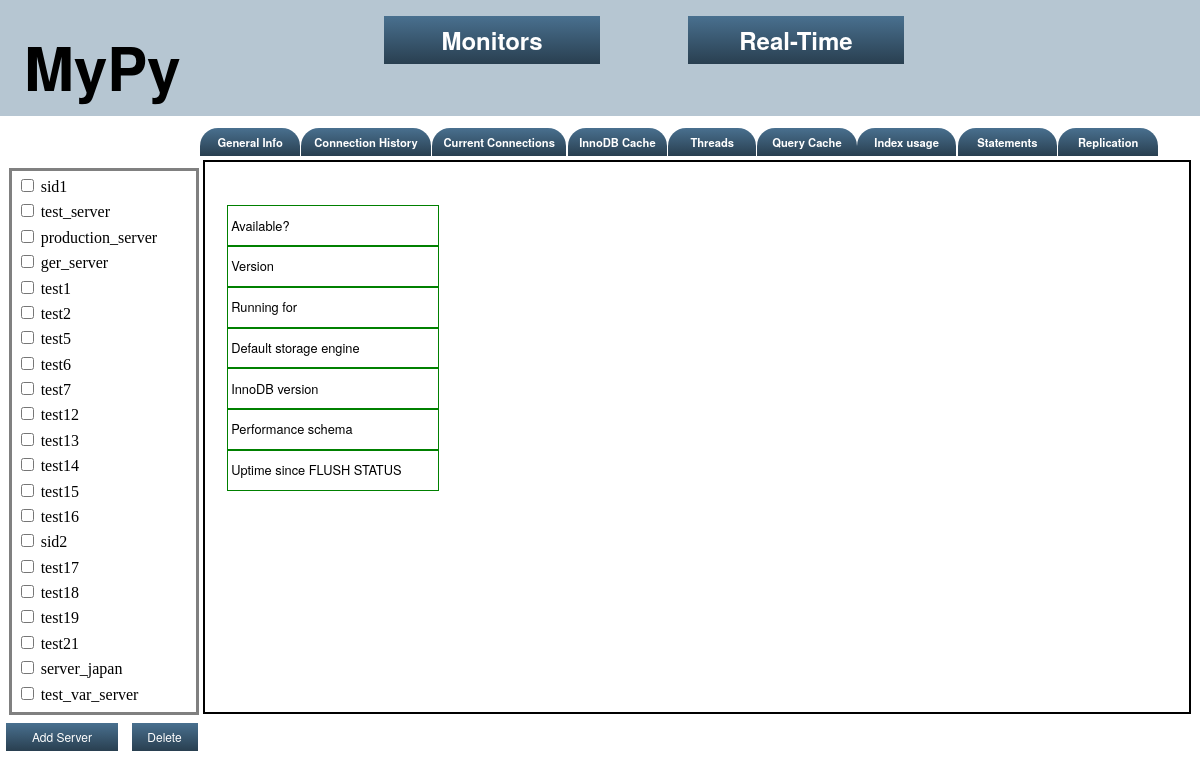
Page /mypy/ on the committed database.
### mypy_app/models.py (models this page shows, shortened)
class add_server(models.Model):
    mysql_server_name = models.CharField(max_length=200, unique=True, null=False)
    mysql_host = models.CharField(max_length=200, null=False)
    mysql_port = models.CharField(max_length=10, null=False, default="3306")
    mysql_user = models.CharField(max_length=200, null=False)
    mysql_password = models.CharField(max_length=200, blank=True)

### mypy_app/views.py (the view, shortened to what this page needs)
def index(request):
    servers_object = {}
    context = RequestContext(request)
    context_dict = {
            'server_list': add_server.objects.all(),
            }
    return render_to_response('mypy_app/index.html', context_dict, context)

### templates/mypy_app/index.html (shortened to what this page needs)
<!DOCTYPE html>
{% extends "base.html" %}
{% load static %}
{% block heading %}
<link rel="stylesheet" type="text/css" href="{% static 'css/index.css' %}" />
<h1>MyPy</h1>
{% endblock %}
    {% block body_tag %}
        <input type="button" class="tab" value="General Info" id="general_info" />
        <input type="button" class="tab" value="Connection History" id="connection_history"
        style="width: 10.8vw; left: 25.1vw;" />
        <input type="button" class="tab" value="Current Connections" id="current_connections"
        style="width: 11.2vw; left: 36vw;" />
        <input type="button" class="tab" value="InnoDB Cache" id="innodb_cache" style="left: 47.3vw;" />
        <input type="button" class="tab" value="Threads" id="threads" style="width: 7.3vw; left: 55.7vw;" />
        <input type="button" class="tab" value="Query Cache" id="query_cache" style="left: 63.1vw;" />
        <input type="button" class="tab" value="Index usage" id="index_usage" style="left: 71.4vw;" />
        <input type="button" class="tab" value="Statements" id="statements" style="left: 79.8vw;" />
        <input type="button" class="tab" value="Replication" id="replication" style="left: 88.2vw;" />
        {% if server_list %}
	        <form action="/mypy/" method="post" id="server_list_form">
                <ul id="side_list">
	                {% for server in server_list %}
	                    <li class="side_list_padding">
	                        <input type="checkbox" name="selected_server_checkbox" value="{{server.mysql_server_name}}"/>
	                            {{ server.mysql_server_name }}
	                    </li>
	                {% endfor %}
	            </ul>
	            <br>
	            <span>
	                <input type="submit" value="Delete" class="btn" name="delete_server"
	                style="width: 5.5vw; left: 10.7vw;" id="delete_server">
	        </form>
	        <form action="/mypy/add_server/" method="post" style="float: left;">
	            <input type="submit" value="Add Server" class="btn">
            </form>
        {% endif %}
        <div id="server_details"></div>
    {% endblock %}

### templates/base.html (shortened to what this page needs)
<!DOCTYPE html>
   {% load static %}
   <html lang="en">
      <head>
		 <link rel="stylesheet" type="text/css" href="{% static 'css/base.css' %}" />
		 <div id="header">
			 <div id="heading">{% block heading %}<h1>MyPy</h1>{% endblock %}</div>
		 </div>
      </head>
      <body id="body_tag">
       <form action="/mypy/" method="get">
		  <span style="position: fixed; top: 2vh; left: 25vw;">
          <button type="submit" formaction="/mypy/monitors/" class="main_btn">Monitors</button>
          <button type="submit" formaction="/mypy/realtime/" class="main_btn">Real-Time</button>
       </span>
       </form>
      {% block body_tag %}
      {% endblock %}
      </body>
   </html>

### static/css/base.css (style rules this page uses)
.main_btn { display: inline-block; font: 2vw/2vh "Helvetica Neue", Helvetica, Arial, sans-serif; position: relative; background: linear-gradient(#49708f, #293f50); border: 0; color: #fff; cursor: pointer; height: 6vh; width: 18vw; font-weight: bold; padding: 0.5vw 1vh; margin-left: 7vw; }
#header { position: fixed; top: 0vw; left: 0vh; left: 0vh; width: 100vw; height: 12vh/12vw; background: #B6C6D2; }
#heading { display: inline-block; font: 2.5vw/2.5vh "Helvetica Neue", Helvetica, Arial, sans-serif; margin-left: 2vw; margin-top: 2vh; }

### static/css/index.css (style rules this page uses)
.tab { display: inline-block; position: fixed; top: 16vh; left: 16.7vw; background: linear-gradient(#49708f, #293f50); font: 1.4vh/1.4vw "Helvetica Neue", Helvetica, Arial, sans-serif; border: 0; border-top-left-radius: 1.5vw; border-top-right-radius: 1.5vw; color: #fff; cursor: pointer; height: 3.5vh; padding: 0.5vw 1vh; width: 8.3vw; font-weight: bold; line-height: 2vh; }
.btn { display: inline-block; position: fixed; top: 90vh; background: linear-gradient(#49708f, #293f50); font: 1.5vh/1.5vw "Helvetica Neue", Helvetica, Arial, sans-serif; border: 0; color: #fff; cursor: pointer; height: 3.5vh; width: 9.4vw; padding: 0.5vw 1vh; margin: 0.26vw; left: 0.2vw; line-height: 2vh; }
#side_list { list-style-type: none; top: 19vh; position: fixed; margin-left: 0.05vw; border: 0.25vw solid gray; width: 15vw; height: 67vh; padding: 0.2vw; overflow-y: scroll; }
#server_details { display: inline-flex; justify-content: flex-start; position: fixed; border: 2px solid black; white-space: nowrap; top: 20vh; left: 16.9vw; width: 82vw; height: 68.7vh; overflow-x: scroll; }
.side_list_padding { padding: 1.5%; }

### rows in the picture
add_server: mysql_server_name "sid1"
add_server: mysql_server_name "test_server"
add_server: mysql_server_name "production_server"
add_server: mysql_server_name "ger_server"
add_server: mysql_server_name "test1"
add_server: mysql_server_name "test2"
add_server: mysql_server_name "test5"
add_server: mysql_server_name "test6"
add_server: mysql_server_name "test7"
add_server: mysql_server_name "test12"
add_server: mysql_server_name "test13"
add_server: mysql_server_name "test14"
add_server: mysql_server_name "test15"
add_server: mysql_server_name "test16"
add_server: mysql_server_name "sid2"
add_server: mysql_server_name "test17"
add_server: mysql_server_name "test18"
add_server: mysql_server_name "test19"
add_server: mysql_server_name "test21"
add_server: mysql_server_name "server_japan"
add_server: mysql_server_name "test_var_server"
